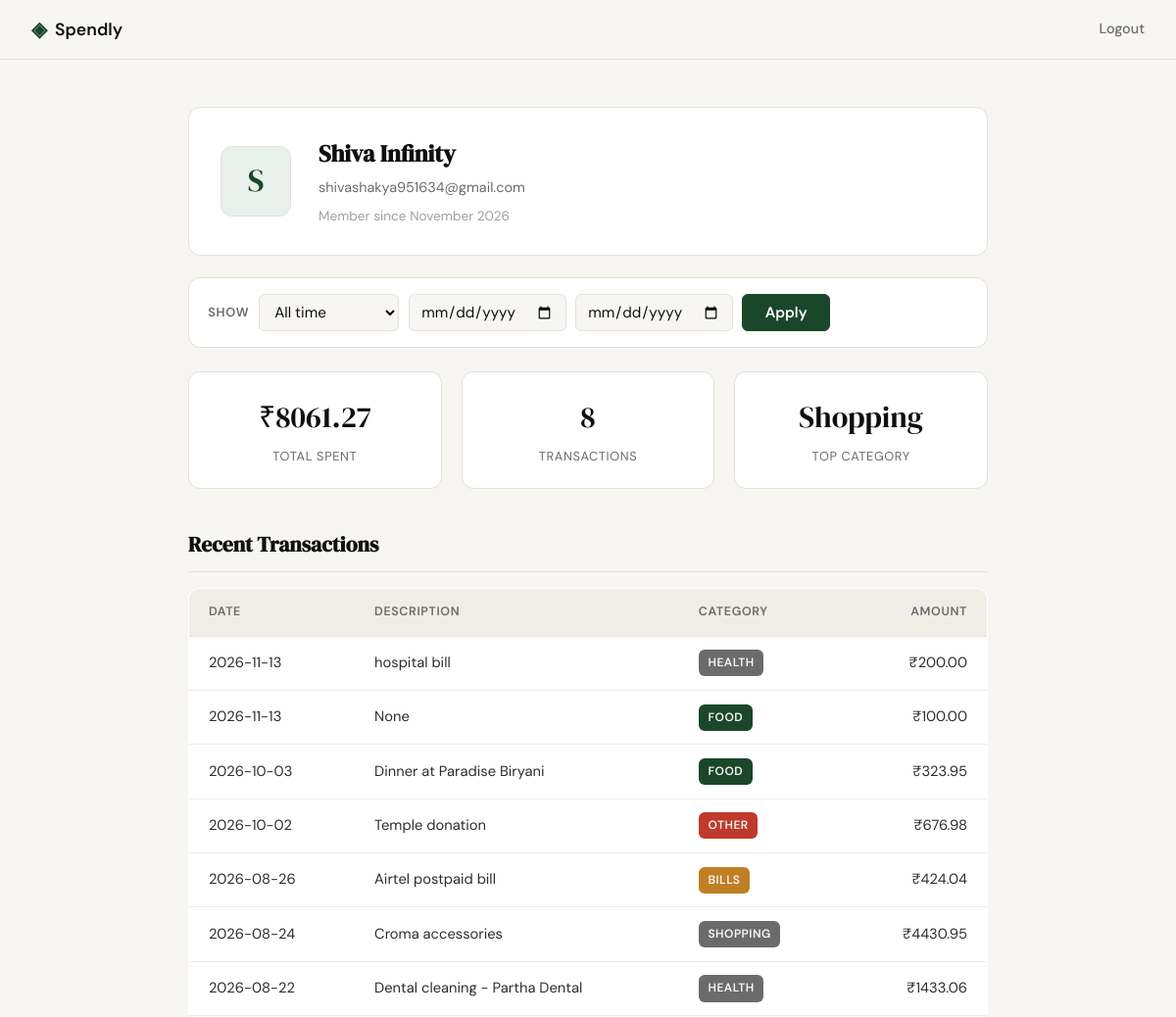
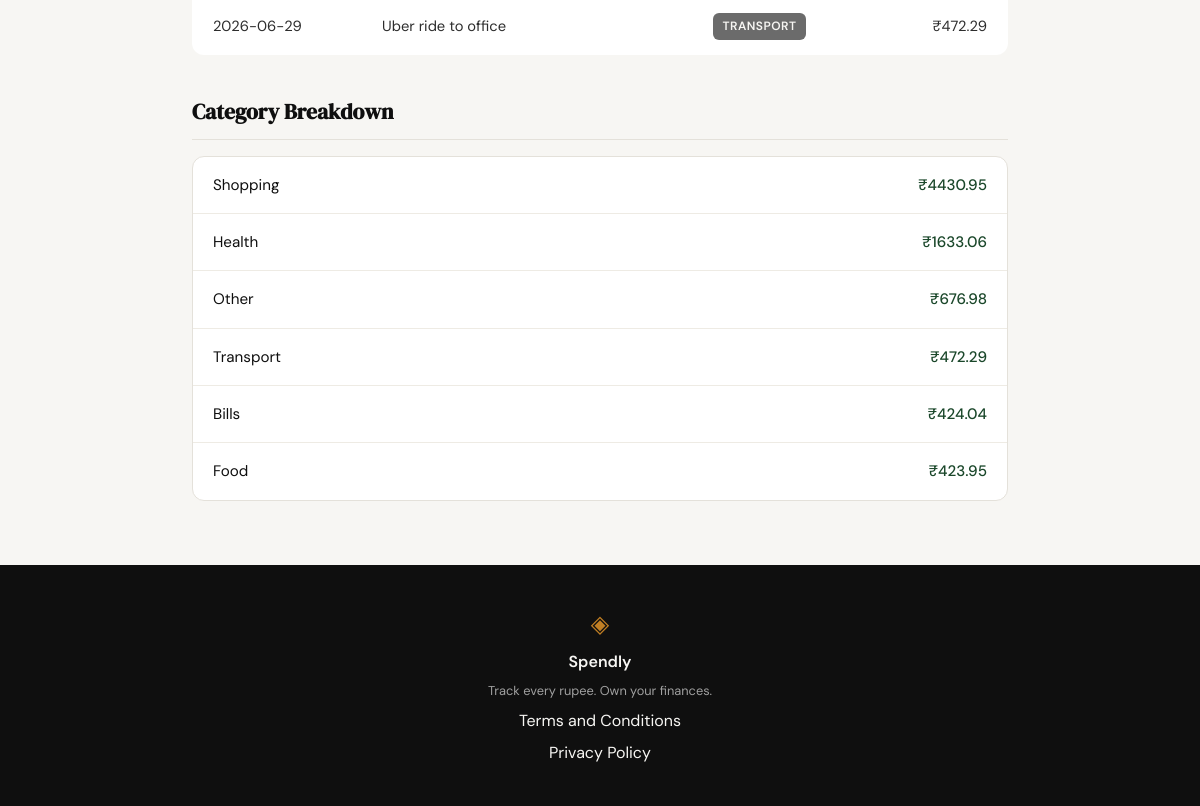
Screenshot of /profile (signed in) with the database file from the repository (2 pictures, top to bottom).
### tables this page shows
CREATE TABLE users (
                id INTEGER PRIMARY KEY AUTOINCREMENT,
                name TEXT NOT NULL,
                email TEXT UNIQUE NOT NULL,
                password_hash TEXT NOT NULL,
                created_at TEXT DEFAULT CURRENT_TIMESTAMP
            );

CREATE TABLE expenses (
                id INTEGER PRIMARY KEY AUTOINCREMENT,
                user_id INTEGER NOT NULL,
                amount REAL NOT NULL,
                category TEXT NOT NULL,
                date TEXT NOT NULL,
                description TEXT,
                created_at TEXT DEFAULT CURRENT_TIMESTAMP,
                FOREIGN KEY (user_id) REFERENCES users(id)
            );

### app.py (the view)
@app.route("/profile")
def profile():
    if not session.get("user_id"):
        return redirect(url_for("login"))
    user_id = session["user_id"]
    range_key = request.args.get("range", "all")
    start_date, end_date = _resolve_date_range(
        range_key, request.args.get("start"), request.args.get("end")
    )
    filter_active = start_date is not None
    if not filter_active:
        range_key = "all"
    user = get_user_by_id(user_id)
    expenses = get_recent_transactions(
        user_id, start_date=start_date, end_date=end_date
    )
    stats = get_summary_stats(user_id, start_date=start_date, end_date=end_date)
    total_spent = stats["total_spent"]
    transaction_count = stats["transaction_count"]
    top_category = stats["top_category"]
    category_breakdown = get_category_breakdown(
        user_id, start_date=start_date, end_date=end_date
    )
    filter_label = None
    if filter_active:
        filter_label = (
            f"{_format_date_label(start_date)} – {_format_date_label(end_date)}"
        )
    return render_template(
        "profile.html",
        user=user,
        expenses=expenses,
        total_spent=total_spent,
        transaction_count=transaction_count,
        top_category=top_category,
        category_breakdown=category_breakdown,
        filter_range=range_key,
        filter_start=start_date,
        filter_end=end_date,
        filter_active=filter_active,
        filter_label=filter_label,
        date_presets=DATE_PRESETS,
    )

### app.py (called while the page is built, shortened)
def _resolve_date_range(range_key, start_raw, end_raw):
    if range_key == "month":
        today = date.today()
        month_start = today.replace(day=1)
        last_day = calendar.monthrange(today.year, today.month)[1]
        month_end = month_start.replace(day=last_day)
        return month_start.isoformat(), month_end.isoformat()
    if range_key == "30d":
        today = date.today()
        return (today - timedelta(days=29)).isoformat(), today.isoformat()
    return None, None

### database/db.py (called while the page is built)
def get_db():
    db = sqlite3.connect("spendly.db")
    db.row_factory = sqlite3.Row
    db.execute("PRAGMA foreign_keys = ON")
    return db

### database/queries.py (called while the page is built)
def _expense_where_clause(user_id, start_date, end_date):
    where = "WHERE user_id = ?"
    params = [user_id]
    if start_date is not None:
        where += " AND date >= ?"
        params.append(start_date)
    if end_date is not None:
        where += " AND date <= ?"
        params.append(end_date)
    return where, params

def get_user_by_id(user_id):
    db = get_db()
    try:
        row = db.execute(
            "SELECT name, email, created_at FROM users WHERE id = ?",
            (user_id,),
        ).fetchone()
    finally:
        db.close()
    if row is None:
        return None
    member_since = datetime.strptime(row["created_at"][:10], "%Y-%m-%d").strftime(
        "%B %Y"
    )
    return {
        "name": row["name"],
        "email": row["email"],
        "member_since": member_since,
    }

def get_recent_transactions(user_id, limit=10, start_date=None, end_date=None):
    where, params = _expense_where_clause(user_id, start_date, end_date)
    params.append(limit)
    query = (
        "SELECT date, description, category, amount "
        "FROM expenses " + where + " "
        "ORDER BY date DESC, id DESC LIMIT ?"
    )
    db = get_db()
    try:
        rows = db.execute(query, params).fetchall()
    finally:
        db.close()
    return [
        {
            "date": row["date"],
            "description": row["description"],
            "category": row["category"],
            "amount": row["amount"],
        }
        for row in rows
    ]

### templates/profile.html (shortened to what this page needs)
{% extends "base.html" %}
{% block head %}
<link rel="stylesheet" href="{{ url_for('static', filename='css/profile-filter.css') }}">
{% endblock %}
{% block content %}
<div class="profile-section">
    <div class="profile-card">
        <div class="profile-avatar">{{ user["name"][0] }}</div>
        <div class="profile-details">
            <h2 class="profile-name">{{ user["name"] }}</h2>
            <p class="profile-email">{{ user["email"] }}</p>
            <p class="member-since">Member since {{ user["member_since"] }}</p>
        </div>
    </div>
    <form method="get" action="{{ url_for('profile') }}" class="filter-bar">
        <label class="filter-label" for="filter-range">Show</label>
        <select name="range" id="filter-range" class="filter-select">
            {% for value, label in date_presets %}
            <option value="{{ value }}" {% if filter_range == value %}selected{% endif %}>{{ label }}</option>
            {% endfor %}
        </select>
        <input type="date" name="start" id="filter-start" class="filter-input" aria-label="From date" {% if filter_range == 'custom' %}value="{{ filter_start }}"{% endif %}>
        <input type="date" name="end" id="filter-end" class="filter-input" aria-label="To date" {% if filter_range == 'custom' %}value="{{ filter_end }}"{% endif %}>
        <button type="submit" class="filter-apply">Apply</button>
    </form>
    <div class="stats-row">
        <div class="stat-box">
            <div class="stat-value">₹{{ "%.2f"|format(total_spent) }}</div>
            <div class="stat-label">Total Spent</div>
        </div>
        <div class="stat-box">
            <div class="stat-value">{{ transaction_count }}</div>
            <div class="stat-label">Transactions</div>
        </div>
        <div class="stat-box">
            <div class="stat-value">{{ top_category }}</div>
            <div class="stat-label">Top Category</div>
        </div>
    </div>
    <div class="table-section">
        <h3 class="section-title">Recent Transactions</h3>
        {% if expenses %}
        <table class="profile-table">
            <thead>
                <tr>
                    <th>Date</th>
                    <th>Description</th>
                    <th>Category</th>
                    <th>Amount</th>
                </tr>
            </thead>
            <tbody>
                {% for expense in expenses %}
                <tr>
                    <td>{{ expense.date }}</td>
                    <td>{{ expense.description }}</td>
                    <td><span class="category-badge category-{{ expense.category | lower }}">{{ expense.category }}</span></td>
                    <td>₹{{ "%.2f"|format(expense.amount) }}</td>
                </tr>
                {% endfor %}
            </tbody>
        </table>
        {% else %}
        <p class="empty-state">No expenses found for this period.</p>
        {% endif %}
    </div>
    <div class="breakdown-section">
        <h3 class="section-title">Category Breakdown</h3>
        {% if category_breakdown %}
        <ul class="breakdown-list">
            {% for item in category_breakdown %}
            <li>
                <span class="category-name">{{ item.name }}</span>
                <span class="category-total">₹{{ "%.2f"|format(item.amount) }}</span>
            </li>
            {% endfor %}
        </ul>
        {% else %}
        <p class="empty-state">No category data for this period.</p>
        {% endif %}
    </div>
</div>
{% endblock %}

### templates/base.html (shortened to what this page needs)
<!DOCTYPE html>
<html lang="en">
<head>
    <link rel="stylesheet" href="{{ url_for('static', filename='css/style.css') }}">
    {% block head %}{% endblock %}
</head>
<body>
    <nav class="navbar">
        <div class="nav-inner">
            <a href="{{ url_for('landing') }}" class="nav-brand">
                <span class="brand-icon">◈</span>
                <span class="brand-name">Spendly</span>
            </a>
            <div class="nav-links">
                {% if session.get('user_id') %}
                <a href="{{ url_for('logout') }}">Logout</a>
                {% else %}
                <a href="{{ url_for('login') }}">Sign in</a>
                <a href="{{ url_for('register') }}" class="nav-cta">Get started</a>
                {% endif %}
            </div>
        </div>
    </nav>
    <main class="main-content">
        {% block content %}{% endblock %}
    </main>
    <footer class="footer">
        <div class="footer-inner">
            <span class="brand-icon">◈</span>
            <span class="footer-name">Spendly</span>
            <p class="footer-copy">Track every rupee. Own your finances.</p>
            <a href="{{ url_for('terms') }}">Terms and Conditions</a>
            <a href="{{ url_for('privacy') }}">Privacy Policy</a>
        </div>
    </footer>
</body>
</html>

### static/css/profile-filter.css (style rules this page uses)
.filter-bar { display: flex; align-items: center; flex-wrap: wrap; gap: 0.6rem; margin: 1.4rem 0; padding: 1rem 1.2rem; background: var(--paper-card); border: 1px solid var(--border); border-radius: var(--radius-md); }
.filter-label { font-size: 0.8rem; font-weight: 600; color: var(--ink-muted); text-transform: uppercase; letter-spacing: 0.06em; }
.filter-select, .filter-input { padding: 0.45rem 0.7rem; font-family: var(--font-body); font-size: 0.95rem; color: var(--ink); background: var(--paper); border: 1px solid var(--border); border-radius: var(--radius-sm); }
.filter-apply { padding: 0.5rem 1.4rem; font-family: var(--font-body); font-size: 0.95rem; font-weight: 600; color: var(--paper-card); background: var(--accent); border: 1px solid var(--accent); border-radius: var(--radius-sm); cursor: pointer; }

### rows the page displays
users: name "S", name "Shiva Infinity", email "shivashakya951634@gmail.com"
expenses: category "Shopping", date "2026-08-24", description "Croma accessories", category "SHOPPING", amount "4430.95", name "Shopping"
expenses: date "2026-11-13", description "hospital bill", category "HEALTH", amount "200.00"
expenses: date "2026-11-13", description "None", category "FOOD", amount "100.00"
expenses: date "2026-10-03", description "Dinner at Paradise Biryani", category "FOOD", amount "323.95"
expenses: date "2026-10-02", description "Temple donation", category "OTHER", amount "676.98", name "Other"
expenses: date "2026-08-26", description "Airtel postpaid bill", category "BILLS", amount "424.04", name "Bills"
expenses: date "2026-08-22", description "Dental cleaning - Partha Dental", category "HEALTH", amount "1433.06"
expenses: date "2026-06-29", description "Uber ride to office", category "TRANSPORT", amount "472.29", name "Transport"

### other values shown
{{ user["member_since"] }} "November 2026"
{{ "%.2f"|format(total_spent) }} "8061.27"
{{ transaction_count }} "8"
{{ item.name }} "Health" "Food"
{{ "%.2f"|format(item.amount) }} "1633.06" "423.95"
form field range "All time"
